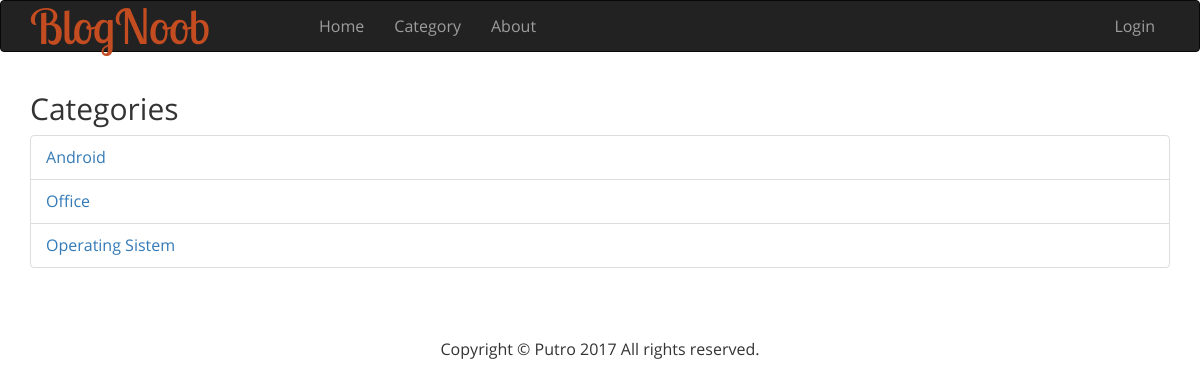
Page /index.php/categories on the committed database.
### tables this page shows
CREATE TABLE `categories` (
  `id` int(11) NOT NULL,
  `name` varchar(255) NOT NULL,
  `create_at` timestamp NOT NULL DEFAULT CURRENT_TIMESTAMP
);

### application/controllers/Categories.php (called while the page is built, shortened)
<?php
	class Categories extends CI_Controller
	{
		public function index(){
			$data['title'] = 'Categories';
			$data['categories'] = $this->category_model->get_categories();
			$this->load->view('template/header');
			$this->load->view('categories/index', $data);
			$this->load->view('template/footer');
		}
	}

### index.php (called while the page is built, shortened)
<?php
require_once BASEPATH.'core/CodeIgniter.php';

### application/models/Category_model.php (called while the page is built, shortened)
<?php
class Category_model extends CI_Model{
	public function get_categories(){
		$this->db->order_by('name');
		$query = $this->db->get('categories');
		return $query->result_array();
	}
}

### application/views/categories/index.php (the view)
<h2><?= $title; ?></h2>
<ul class="list-group">
	<?php foreach ($categories as $category) : ?>
		<li class="list-group-item"><a href="<?php echo site_url('/categories/posts/'.$category['id']); ?>"><?php echo $category['name']; ?></a></li>
	<?php endforeach; ?>
</ul>

### assets/css/style.css (style rules this page uses)
html, body { font-size: 100%; background: #fff; font-family:OpenSans-Regular; }
ul,label { margin:0; padding:0; }
#slider3-pager li,#slider4-pager li,#slider2-pager li, { display:inline-block; }

### rows in the picture
categories: name "Android"
categories: name "Office"
categories: name "Operating Sistem"

### other values in the picture
$title "Categories"
